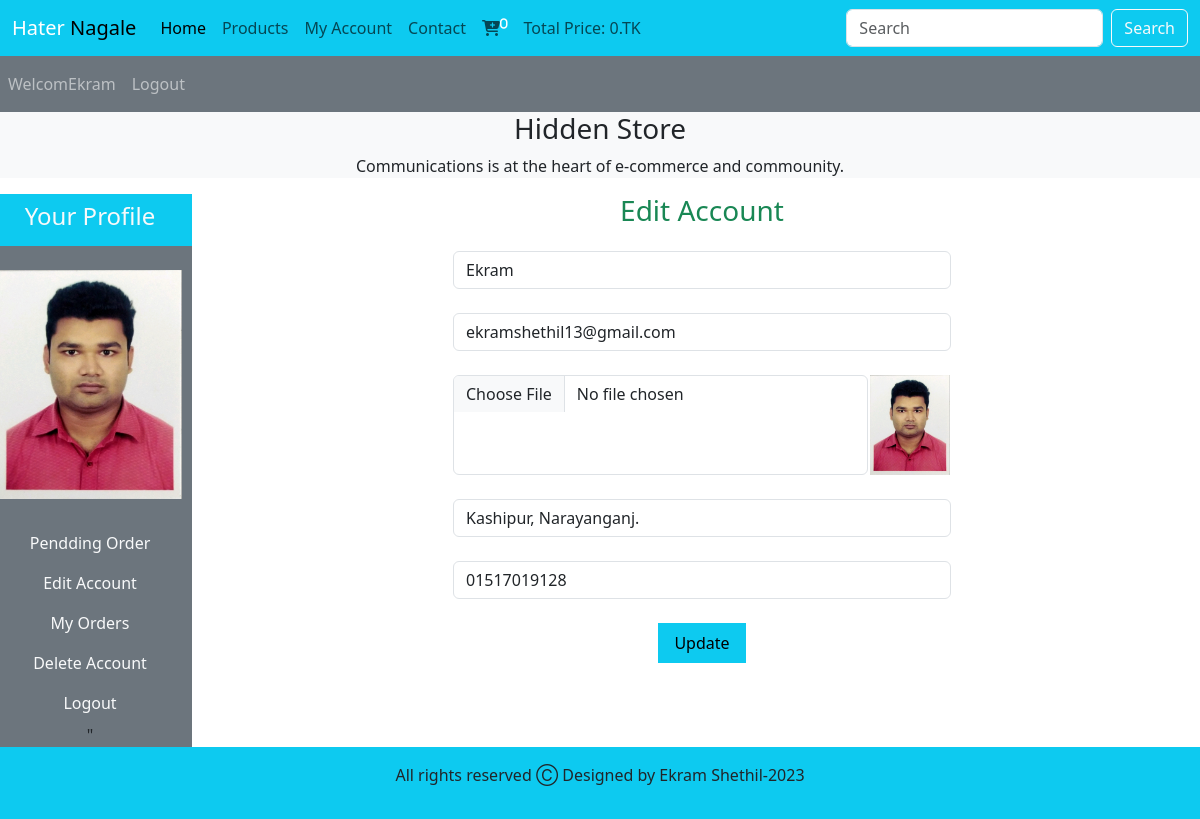
/user_area/profile.php?edit_account (signed in), run on the app's committed database.
### tables this page shows
CREATE TABLE `user_table` (
  `user_id` int(11) NOT NULL,
  `user_name` varchar(100) NOT NULL,
  `user_email` varchar(100) NOT NULL,
  `user_password` varchar(255) NOT NULL,
  `user_image` varchar(255) NOT NULL,
  `user_ip` varchar(255) NOT NULL,
  `user_address` varchar(255) NOT NULL,
  `user_mobile` varchar(20) NOT NULL
);

### user_area/edit_account.php (the view, shortened to what this page needs)
<?php
if(isset($_GET['edit_account'])){
    $user_session_name = $_SESSION['username'];
    $select_query = "SELECT * FROM user_table WHERE user_name='$user_session_name'";
    $result_query=mysqli_query($con,$select_query);
    $row_fetch = mysqli_fetch_assoc($result_query);
    $user_name = $row_fetch['user_name'];
    $user_email = $row_fetch['user_email'];
    $user_address = $row_fetch['user_address'];
    $user_mobile = $row_fetch['user_mobile'];
}
?>
<!DOCTYPE html>
<html lang="en">
<head>
</head>
<body>
    <h3 class="text-center text-success mb-4">Edit Account</h3>
    <form action="" method="post" enctype="multipart/form-data">
        <div class="from-outline mb-4">
            <input type="text" name="user_name" value="<?php echo $user_name;?>" class="form-control w-50 m-auto">
        </div>
        <div class="from-outline mb-4">
            <input type="email" name="user_email" value="<?php echo $user_email;?>" class="form-control w-50 m-auto">
        </div>
        <div class="from-outline mb-4 d-flex w-50 m-auto">
            <input type="file" name="user_image" class="form-control">
            <img src="./user_images/<?php echo $user_image3?>" alt="img" class="edit_img">
        </div>
        <div class="from-outline mb-4">
            <input type="text" name="user_address" value="<?php echo $user_address;?>" class="form-control w-50 m-auto">
        </div>
        <div class="from-outline mb-4">
            <input type="text" name="user_mobile" value="<?php echo $user_mobile;?>" class="form-control w-50 m-auto">
        </div>
        <input type="submit" value="Update" name="user_update" class="bg-info py-2 px-3 border-0">
    </form>
</body>
</html>

### user_area/profile.php (shortened to what this page needs)
<?php
require_once "../functions/common_function.php";
?>
<!DOCTYPE html>
<html lang="en">
<head>
    <link rel="stylesheet" href="../style.css">
    <link href="https://cdn.jsdelivr.net/npm/bootstrap@5.3.2/dist/css/bootstrap.min.css" rel="stylesheet">
    <link rel="stylesheet" href="https://cdnjs.cloudflare.com/ajax/libs/font-awesome/6.4.2/css/all.min.css" />
</head>
<body>
    <div class="container-fluid p-0">
        <nav class="navbar navbar-expand-lg navbar-light bg-info">
  <div class="container-fluid">
    <a class="navbar-brand" href="#"><span style="color: white; font-size: 20px;">Hater</span> Nagale</a>
    <div class="collapse navbar-collapse" id="navbarSupportedContent">
      <ul class="navbar-nav me-auto mb-2 mb-lg-0">
        <li class="nav-item">
          <a class="nav-link active" aria-current="page" href="../index.php">Home</a>
        </li>
        <li class="nav-item">
          <a class="nav-link" href="../display_all.php">Products</a>
        </li>
        <?php
          if(!isset($_SESSION['username'])){
            echo "<li class='nav-item'>
            <a class='nav-link' href='./user_area/user_registration.php'>Register</a>
          </li>";
          }
          else{
            echo "<li class='nav-item'>
            <a class='nav-link' href='profile.php'>My Account</a>
          </li>";
          }
          ?>
        <li class="nav-item">
          <a class="nav-link" href="#">Contact</a>
        </li>
        <li class="nav-item">
          <a class="nav-link" href="../cart.php"><i class="fa-sharp fa-solid fa-cart-plus"><sup style="color:white"><?php addCart_items();?></sup></i></a>
        </li>
        <li class="nav-item">
          <a class="nav-link" href="#">Total Price: <?php total_cart_price();?>.TK</a>
        </li>
      </ul>
      <form class="d-flex" role="search" action="search_product.php" method="get">
        <input class="form-control me-2" type="search" placeholder="Search" aria-label="Search" name="search_data">
        <input type="submit" value="Search" class="btn btn-outline-light" name="search_data_product">
      </form>
    </div>
  </div>
</nav>
<nav class="navbar navbar-expand-lg navbar-dark bg-secondary">
    <ul class="navbar-nav me-auto">
      <?php
      if(!isset($_SESSION['username'])){
        echo "<li class='nav-item'>
        <a class='nav-link' href='#'>Welcome Guest</a>
    </li>";
      }
      else{
        echo "<li class='nav-item'>
        <a class='nav-link' href='#'>Welcom".$_SESSION['username']."</a>
    </li>";
      }
    if(!isset($_SESSION['username'])){
      echo "<li class='nav-item'>
      <a class='nav-link' href='user_login.php'>LogIn</a>
  </li>";
    }
  else{
     echo "<li class='nav-item'>
     <a class='nav-link' href='logout.php'>Logout</a>
  </li>";
    }
      ?>
    </ul>
</nav>
<div class="bg-light">
    <h3 class="text-center">Hidden Store</h3>
    <p class="text-center">Communications is at the heart of e-commerce and commounity.</p>
</div>
<div class="row">
<div class="col-md-2 bg-secondary p-0">
<ul class="navbar-nav me-auto text-center">
            <li class="nav-item bg-info">
                <a href="" class="nav-link text-light"><h4>Your Profile</h4></a>
            </li>
           <?php
           $user_name = $_SESSION['username'];
            $user_image = "SELECT * FROM user_table WHERE user_name='$user_name'";
            $user_image2=mysqli_query($con,$user_image);
            $row_image = mysqli_fetch_array($user_image2);
            $user_image3=$row_image['user_image'];
            ?>
            <li class='nav-item'>
            <img src='./user_images/<?php echo $user_image3;?>' alt='img' class='profile_img my-4'>
            </li>
            <li class='nav-item'>
                <a href='profile.php' class='nav-link text-light'>Pendding Order</a>
            </li>
            <li class='nav-item'>
                <a href='profile.php?edit_account' class='nav-link text-light'>Edit Account</a>
            </li>
            <li class='nav-item'>
                <a href='profile.php?my_orders' class='nav-link text-light'>My Orders</a>
            </li>
            <li class='nav-item'>
                <a href='profile.php?delete_account' class='nav-link text-light'>Delete Account</a>
            </li>
            <li class='nav-item'>
                <a href='logout.php' class='nav-link text-light'>Logout</a>
            </li>"
        </ul>
</div>
    <div class="col-md-10 text-center">
        <?php get_user_order_details();
        if(isset($_GET['edit_account'])){
          include_once "edit_account.php";
        }
        ?>
    </div>
</div>
<?php include_once "../includes/footer.php";?>
</div>
</body>
</html>

### style.css (style rules this page uses)
* { margin: 0; padding: 0; box-sizing: border-box; }

### user_area/profile.php (style rules this page uses)
body { overflow-x: hidden; }
.profile_img { width: 90%; margin: auto; display: block; object-fit: contain; }
.edit_img { width: 100px; height: 100px; object-fit: contain; }

### data on the page
user_table: user_image (picture), user_name "Ekram", user_email "ekramshethil13@gmail.com", user_address "Kashipur, Narayanganj.", user_mobile "01517019128"

### other printed values
$count_cart_item "0"
$total_price "0"
$_SESSION['username'] "Ekram"
